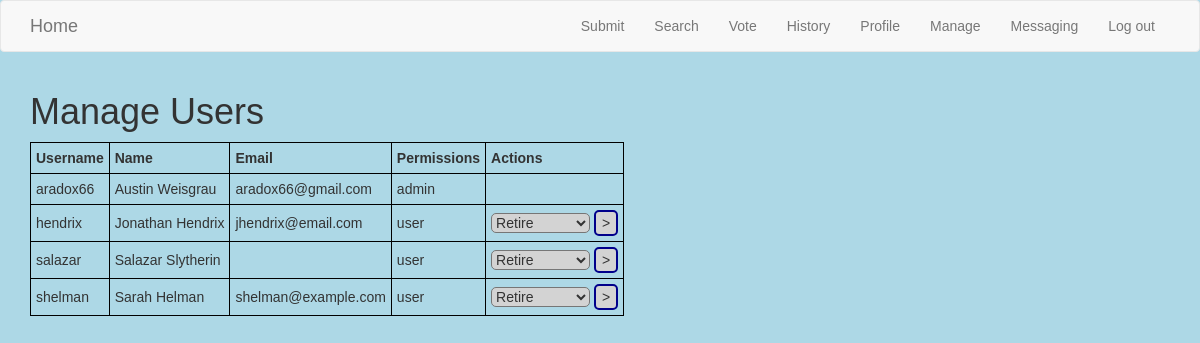
/manage (signed in), run on the app's committed database.
### app/models.py (models this page shows, shortened)
class User(UserMixin, db.Model):
    id = db.Column(db.Integer, primary_key=True)
    username = db.Column(db.String(64), index=True, unique=True)
    firstname = db.Column(db.String(64))
    lastname = db.Column(db.String(64))
    email = db.Column(db.String(120), index=True, unique=True)
    password_hash = db.Column(db.String(128))
    admin = db.Column(db.Boolean, default=False)
    password_hold = db.Column(db.String(128))
    retired = db.Column(db.Boolean, default=False)
    hp = db.Column(db.Integer, default=0)

### app/auth/routes.py (the view)
@bp.route('/manage', methods=['GET', 'POST'])
@login_required
def manage():
    manageforms = []
    if not current_user.admin:
        flash('Admin privilege required to manage.')
        return redirect(url_for('main.index'))
    users = (User.query.order_by(User.password_hold.desc())
             .order_by(User.retired).order_by(User.admin.desc())
             .order_by(func.lower(User.firstname)).all())
    for user in users:
        user.manage_form = ManageUserForm(user_=user.id)
        manageforms.append(user.manage_form)
    for form in manageforms:
        if form.submit_.data and form.validate_on_submit():
            if (form.action_.data == 'ret') or (
                    form.action2_.data == 'ret'):
                user = User.query.get(form.user_.data)
                user.retired = 1
                import random
                user.set_password(str(random.randrange(1,99999999)))
                db.session.commit()
                flash('Retired {}.'.format(user.username))
            elif form.action_.data == 'adm':
                User.query.get(form.user_.data).admin = True
                db.session.commit()
            elif form.action2_.data == 'rma':
                User.query.get(form.user_.data).admin = False
                db.session.commit()
            elif form.action3_.data == 'unr':
                user = User.query.get(form.user_.data)
                user.retired = False
                db.session.commit()
            elif form.action3_.data == 'del':
                db.session.remove(User.query.get(form.user_.data))
                db.session.commit()
            elif form.approve.data:
                u = User.query.get(form.user_.data)
                u.password_hash = u.password_hold
                u.password_hold = None
                db.session.commit()
            return redirect(url_for('auth.manage'))
    return render_template('auth/manage.html', title='Manage',
                           manageforms=manageforms, users=users)

### app/auth/forms.py
class ManageUserForm(FlaskForm):
    action_ = SelectField('Action',
                          choices=[('ret', 'Retire'),
                                   ('adm', 'Make admin')],
                          validate_choice=False)
    action2_ = SelectField('Action',
                           choices=[('ret', 'Retire'),
                                    ('rma', 'Remove admin')],
                           validate_choice=False)
    action3_ = SelectField('Action',
                           choices=[('unr', 'unRetire'),
                                     ('del', 'Delete user')],
                           validate_choice=False)
    approve = BooleanField('Approve')
    user_ = HiddenField('user_')
    submit_ = SubmitField('>')

### app/models.py (called while the page is built)
@login.user_loader
def load_user(id):
    return User.query.get(int(id))

### app/templates/auth/manage.html (shortened to what this page needs)
{% extends 'base.html' %}
{% block app_content %}
<h1>Manage Users</h1>
<table>
  <tr>
    <th>Username</th>
    <th>Name</th>
    <th>Email</th>
    <th>Permissions</th>
    <th>Actions</th>
  </tr>
  {% for user in users %}
  <tr>
    <td>{{ user.username }}</td>
    <td>{{ user.firstname }} {{ user.lastname }}</td>
    <td>{{ user.email }}</td>
    <td>{% if user.admin %}admin
      {% elif user.password_hold != None %}account requested
      {% elif user.retired %}retired
      {% else %}user{% endif %}</td>
    <td>
      {% if user != current_user %}
      <form action='' method='post'>
	{% if user.retired == True %}{{ user.manage_form.action3_() }}
	{% elif user.admin == True %}{{ user.manage_form.action2_() }}
	{% elif user.password_hold != None %}
	    Approve: {{ user.manage_form.approve() }}
	{% else %} {{ user.manage_form.action_() }} {% endif %}
	{{ user.manage_form.submit_() }}
      </form>
      {% endif %}
    </td>
  </tr>
  {% endfor %}
</table>
{% endblock %}

### app/static/style.css (style rules this page uses)
body { background-color: lightblue; font-family: arial; }
input { border-radius: 5px; border: 2px solid darkblue; background-color: lightgrey; }
select { border-radius: 5px; background-color: lightgrey; }
table, th, td { border: 1px solid black; border-collapse: collapse; border-spacing: 0; padding: 5px; text-align: left; }

### data on the page
User: username "aradox66", firstname "Austin", lastname "Weisgrau", email "aradox66@gmail.com", admin "admin"
User: username "hendrix", firstname "Jonathan", lastname "Hendrix", email "jhendrix@email.com", admin "user"
User: username "salazar", firstname "Salazar", lastname "Slytherin", admin "user"
User: username "shelman", firstname "Sarah", lastname "Helman", email "shelman@example.com", admin "user"
